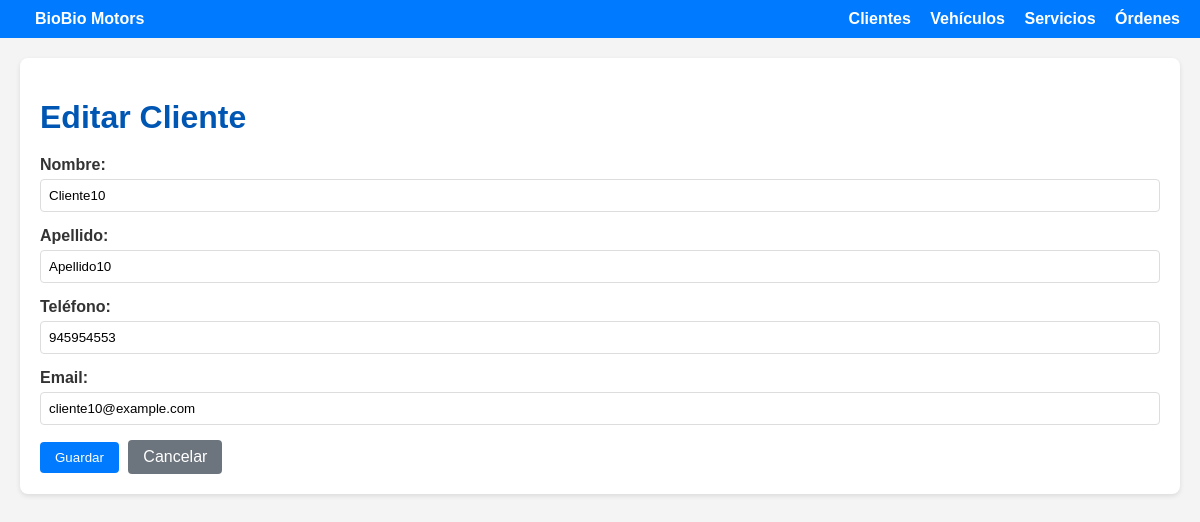
The app's page /gestion/clientes/10/edit/ with its own data.
### gestion/models.py (models this page shows, shortened)
class Cliente(models.Model):
    nombre = models.CharField(max_length=100, verbose_name="Nombre") # Nombre del cliente,verbose_name sirve para
    apellido = models.CharField(max_length=100, verbose_name="Apellido") # Apellido del cliente
    telefono = models.CharField(max_length=15, verbose_name="Teléfono") # Número de teléfono del cliente
    email = models.EmailField(blank=True, null=True, verbose_name="Email") # Email del cliente (opcional)
    class Meta:
        verbose_name = "Cliente"
        verbose_name_plural = "Clientes"
        ordering = ['apellido', 'nombre'] # Ordenar clientes por apellido y luego por nombre

### gestion/views.py (the view)
# urls.py: path('clientes/<int:pk>/edit/', views.cliente_update, name='cliente_update'), # Edita un cliente existente por su ID
def cliente_update(request, pk):
    cliente = get_object_or_404(Cliente, pk=pk) # Obtiene el cliente o devuelve un 404
    if request.method == 'POST':
        form = ClienteForm(request.POST, instance=cliente) # Vincula el formulario con los datos POST y la instancia existente
        if form.is_valid():
            form.save()
            return redirect('cliente_list') # Redirige a la lista de clientes después de actualizar
    else:
        form = ClienteForm(instance=cliente) # Crea un formulario pre-rellenado para GET
    return render(request, 'gestion/cliente_form.html', {'form': form, 'titulo': 'Editar Cliente'})

### gestion/forms.py
class ClienteForm(forms.ModelForm):
    class Meta:
        model = Cliente
        fields = ['nombre', 'apellido', 'telefono', 'email']
        widgets = {
            'nombre': forms.TextInput(attrs={'class': 'form-control'}),
            'apellido': forms.TextInput(attrs={'class': 'form-control'}),
            'telefono': forms.TextInput(attrs={'class': 'form-control'}),
            'email': forms.EmailInput(attrs={'class': 'form-control'}),
        }

### gestion/templates/gestion/cliente_form.html (shortened to what this page needs)
{% extends 'gestion/base.html' %}
{% block content %}
    <h1>{{ titulo }}</h1>
    <form method="post">
        {% for field in form %}
            <div class="form-group">
                {{ field.label_tag }}
                {{ field }}
            </div>
        {% endfor %}
        <button type="submit" class="btn">Guardar</button>
        <a href="{% url 'cliente_list' %}" class="btn btn-secondary">Cancelar</a>
    </form>
{% endblock %}

### gestion/templates/gestion/base.html (style rules this page uses)
body { font-family: Arial, sans-serif; margin: 0; background-color: #f4f4f4; color: #333; }
h1 { color: #0056b3; margin-bottom: 20px; }
.btn { display: inline-block; padding: 8px 15px; margin-right: 5px; border-radius: 4px; text-decoration: none; color: white; background-color: #007bff; border: none; cursor: pointer; }
.btn-secondary { background-color: #6c757d; }
.form-group { margin-bottom: 15px; }
label { display: block; margin-bottom: 5px; font-weight: bold; }
.form-control { width: 100%; padding: 8px; border: 1px solid #ddd; border-radius: 4px; box-sizing: border-box; }

### records on screen
Cliente: form "Cliente10" "Apellido10" "945954553" "cliente10@example.com"

### other values on screen
{{ titulo }} "Editar Cliente"
{{ field.label_tag }} "Nombre:" "Apellido:" "Teléfono:" "Email:"
